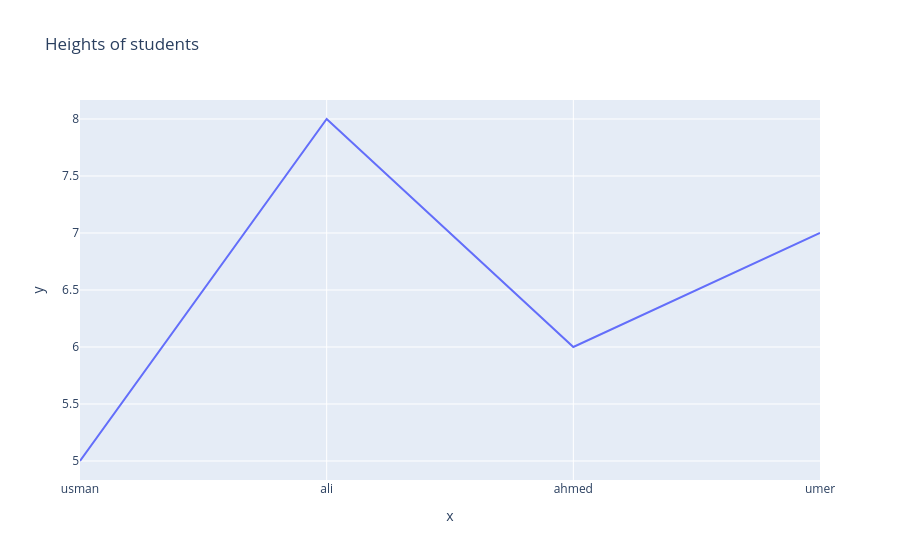

The notebook cell this image was saved under:
### Code cell
names =['usman', 'ali','ahmed','umer']
heights =[5,8,6,7]
# create a dataframe
# create a line plot
fig = px.line(x=names,y=heights,title='Heights of students')
fig.show()
#  save the plot as png file
fig.write_image('./03_outputs/line_plot.png')
# save as standalone html file
fig.write_html('./03_outputs/line_plot.html')

### Figure 1 — Plotly figure (JSON) as saved in the notebook; plotly's stock layout.template omitted (floating-point values rounded to 4 significant figures)
{"data": [{"hovertemplate": "x=%{x}<br>y=%{y}<extra></extra>", "legendgroup": "", "line": {"color": "#636efa", "dash": "solid"}, "marker": {"symbol": "circle"}, "mode": "lines", "name": "", "orientation": "v", "showlegend": false, "type": "scatter", "x": ["usman", "ali", "ahmed", "umer"], "xaxis": "x", "y": [5, 8, 6, 7], "yaxis": "y"}], "layout": {"legend": {"tracegroupgap": 0}, "title": {"text": "Heights of students"}, "xaxis": {"anchor": "y", "domain": [0, 1], "title": {"text": "x"}}, "yaxis": {"anchor": "x", "domain": [0, 1], "title": {"text": "y"}}}}
